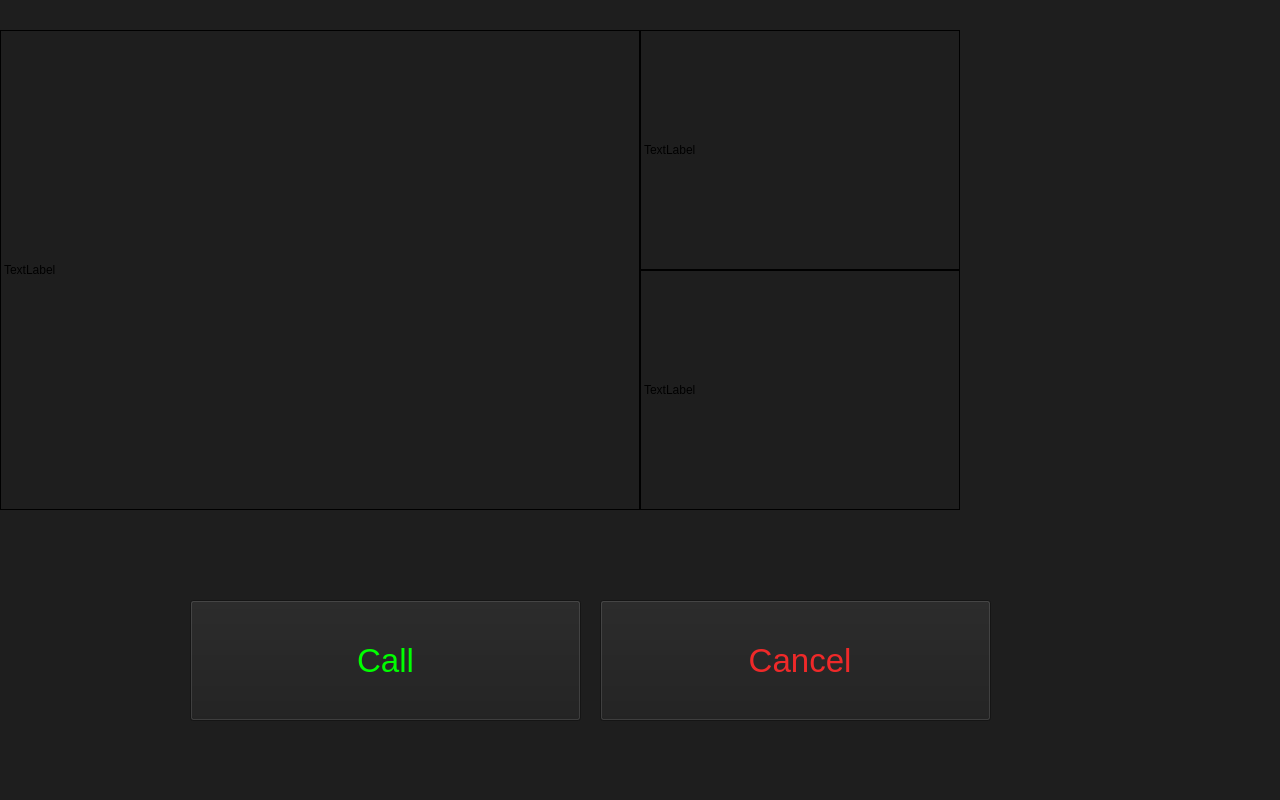
<?xml version="1.0" encoding="UTF-8"?>
<ui version="4.0">
 <class>MainWindowDesign</class>
 <widget class="QMainWindow" name="MainWindowDesign">
  <property name="geometry">
   <rect>
    <x>0</x>
    <y>0</y>
    <width>1280</width>
    <height>800</height>
   </rect>
  </property>
  <property name="windowTitle">
   <string>QRosApp</string>
  </property>
  <property name="windowIcon">
   <iconset>
    <normaloff>:/images/icon.png</normaloff>:/images/icon.png</iconset>
  </property>
  <property name="styleSheet">
   <string notr="true">background-color: rgb(30, 30, 30);</string>
  </property>
  <property name="locale">
   <locale language="English" country="Australia"/>
  </property>
  <widget class="QWidget" name="centralwidget">
   <property name="enabled">
    <bool>true</bool>
   </property>
   <widget class="QLabel" name="labelDisplay1">
    <property name="geometry">
     <rect>
      <x>0</x>
      <y>30</y>
      <width>640</width>
      <height>480</height>
     </rect>
    </property>
    <property name="frameShape">
     <enum>QFrame::Box</enum>
    </property>
    <property name="text">
     <string>TextLabel</string>
    </property>
   </widget>
   <widget class="QLabel" name="labelDisplay2">
    <property name="geometry">
     <rect>
      <x>640</x>
      <y>30</y>
      <width>320</width>
      <height>240</height>
     </rect>
    </property>
    <property name="frameShape">
     <enum>QFrame::Box</enum>
    </property>
    <property name="text">
     <string>TextLabel</string>
    </property>
   </widget>
   <widget class="QPushButton" name="pushButton_call_agent">
    <property name="geometry">
     <rect>
      <x>190</x>
      <y>600</y>
      <width>391</width>
      <height>121</height>
     </rect>
    </property>
    <property name="font">
     <font>
      <pointsize>25</pointsize>
     </font>
    </property>
    <property name="styleSheet">
     <string notr="true">color: rgb(0, 255, 0)</string>
    </property>
    <property name="text">
     <string>Call</string>
    </property>
   </widget>
   <widget class="QPushButton" name="pushButton_2">
    <property name="geometry">
     <rect>
      <x>600</x>
      <y>600</y>
      <width>391</width>
      <height>121</height>
     </rect>
    </property>
    <property name="font">
     <font>
      <pointsize>25</pointsize>
     </font>
    </property>
    <property name="styleSheet">
     <string notr="true">color:rgb(239, 41, 41)</string>
    </property>
    <property name="text">
     <string> Cancel</string>
    </property>
   </widget>
   <widget class="QLabel" name="labelDisplay3">
    <property name="geometry">
     <rect>
      <x>640</x>
      <y>270</y>
      <width>320</width>
      <height>240</height>
     </rect>
    </property>
    <property name="frameShape">
     <enum>QFrame::Box</enum>
    </property>
    <property name="text">
     <string>TextLabel</string>
    </property>
   </widget>
  </widget>
  <action name="action_Quit">
   <property name="text">
    <string>&amp;Quit</string>
   </property>
   <property name="shortcut">
    <string>Ctrl+Q</string>
   </property>
   <property name="shortcutContext">
    <enum>Qt::ApplicationShortcut</enum>
   </property>
  </action>
  <action name="action_Preferences">
   <property name="text">
    <string>&amp;Preferences</string>
   </property>
  </action>
  <action name="actionAbout">
   <property name="text">
    <string>&amp;About</string>
   </property>
  </action>
  <action name="actionAbout_Qt">
   <property name="text">
    <string>About &amp;Qt</string>
   </property>
  </action>
 </widget>
 <resources/>
 <connections>
  <connection>
   <sender>action_Quit</sender>
   <signal>triggered()</signal>
   <receiver>MainWindowDesign</receiver>
   <slot>close()</slot>
   <hints>
    <hint type="sourcelabel">
     <x>-1</x>
     <y>-1</y>
    </hint>
    <hint type="destinationlabel">
     <x>399</x>
     <y>299</y>
    </hint>
   </hints>
  </connection>
 </connections>
</ui>
